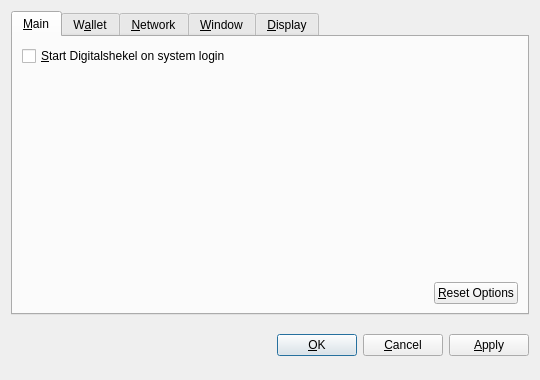
<?xml version="1.0" encoding="UTF-8"?>
<ui version="4.0">
 <class>OptionsDialog</class>
 <widget class="QDialog" name="OptionsDialog">
  <property name="geometry">
   <rect>
    <x>0</x>
    <y>0</y>
    <width>540</width>
    <height>380</height>
   </rect>
  </property>
  <property name="windowTitle">
   <string>Options</string>
  </property>
  <property name="modal">
   <bool>true</bool>
  </property>
  <layout class="QVBoxLayout" name="verticalLayout">
   <item>
    <widget class="QTabWidget" name="tabWidget">
     <property name="tabPosition">
      <enum>QTabWidget::North</enum>
     </property>
     <property name="currentIndex">
      <number>0</number>
     </property>
     <widget class="QWidget" name="tabMain">
      <attribute name="title">
       <string>&amp;Main</string>
      </attribute>
      <layout class="QVBoxLayout" name="verticalLayout_Main">
       <item>
        <widget class="QCheckBox" name="bitcoinAtStartup">
         <property name="toolTip">
          <string>Automatically start Digitalshekel after logging in to the system.</string>
         </property>
         <property name="text">
          <string>&amp;Start Digitalshekel on system login</string>
         </property>
        </widget>
       </item>
       <item>
        <spacer name="verticalSpacer_Main">
         <property name="orientation">
          <enum>Qt::Vertical</enum>
         </property>
         <property name="sizeHint" stdset="0">
          <size>
           <width>20</width>
           <height>40</height>
          </size>
         </property>
        </spacer>
       </item>
       <item>
        <layout class="QHBoxLayout" name="horizontalLayout_2_Main">
         <item>
          <spacer name="horizontalSpacer_2_Main">
           <property name="orientation">
            <enum>Qt::Horizontal</enum>
           </property>
           <property name="sizeHint" stdset="0">
            <size>
             <width>40</width>
             <height>20</height>
            </size>
           </property>
          </spacer>
         </item>
         <item>
          <widget class="QPushButton" name="resetButton">
           <property name="toolTip">
            <string>Reset all client options to default.</string>
           </property>
           <property name="text">
            <string>&amp;Reset Options</string>
           </property>
           <property name="autoDefault">
            <bool>false</bool>
           </property>
          </widget>
         </item>
        </layout>
       </item>
      </layout>
     </widget>
     <widget class="QWidget" name="tabWallet">
      <attribute name="title">
       <string>W&amp;allet</string>
      </attribute>
      <layout class="QVBoxLayout" name="verticalLayout_Network">
       <item>
        <widget class="QLabel" name="transactionFeeInfoLabel">
         <property name="text">
          <string>Optional transaction fee per kB that helps make sure your transactions are processed quickly. Most transactions are 1 kB.</string>
         </property>
         <property name="textFormat">
          <enum>Qt::PlainText</enum>
         </property>
         <property name="wordWrap">
          <bool>true</bool>
         </property>
        </widget>
       </item>
       <item>
        <layout class="QHBoxLayout" name="horizontalLayout_1_Main">
         <item>
          <widget class="QLabel" name="transactionFeeLabel">
           <property name="text">
            <string>Pay transaction &amp;fee</string>
           </property>
           <property name="textFormat">
            <enum>Qt::PlainText</enum>
           </property>
           <property name="buddy">
            <cstring>transactionFee</cstring>
           </property>
          </widget>
         </item>
         <item>
          <widget class="BitcoinAmountField" name="transactionFee"/>
         </item>
         <item>
          <spacer name="horizontalSpacer_1_Main">
           <property name="orientation">
            <enum>Qt::Horizontal</enum>
           </property>
           <property name="sizeHint" stdset="0">
            <size>
             <width>40</width>
             <height>20</height>
            </size>
           </property>
          </spacer>
         </item>
        </layout>
       </item>
       <item>
        <widget class="QLabel" name="label">
         <property name="text">
          <string>If you disable the spending of unconfirmed change, the change from a transaction cannot be used until that transaction has at least one confirmation. This also affects how your balance is computed.</string>
         </property>
         <property name="wordWrap">
          <bool>true</bool>
         </property>
        </widget>
       </item>
       <item>
        <widget class="QCheckBox" name="spendZeroConfChange">
         <property name="text">
          <string>Spend unconfirmed change  (experts only)</string>
         </property>
        </widget>
       </item>
       <item>
        <spacer name="verticalSpacer">
         <property name="orientation">
          <enum>Qt::Vertical</enum>
         </property>
         <property name="sizeHint" stdset="0">
          <size>
           <width>20</width>
           <height>40</height>
          </size>
         </property>
        </spacer>
       </item>
      </layout>
     </widget>
     <widget class="QWidget" name="tabNetwork">
      <attribute name="title">
       <string>&amp;Network</string>
      </attribute>
      <layout class="QVBoxLayout" name="verticalLayout_Network">
       <item>
        <widget class="QCheckBox" name="mapPortUpnp">
         <property name="toolTip">
          <string>Automatically open the Digitalshekel client port on the router. This only works when your router supports UPnP and it is enabled.</string>
         </property>
         <property name="text">
          <string>Map port using &amp;UPnP</string>
         </property>
        </widget>
       </item>
       <item>
        <widget class="QCheckBox" name="connectSocks">
         <property name="toolTip">
          <string>Connect to the Digitalshekel network through a SOCKS proxy (e.g. when connecting through Tor).</string>
         </property>
         <property name="text">
          <string>&amp;Connect through SOCKS proxy:</string>
         </property>
        </widget>
       </item>
       <item>
        <layout class="QHBoxLayout" name="horizontalLayout_Network">
         <item>
          <widget class="QLabel" name="proxyIpLabel">
           <property name="text">
            <string>Proxy &amp;IP:</string>
           </property>
           <property name="textFormat">
            <enum>Qt::PlainText</enum>
           </property>
           <property name="buddy">
            <cstring>proxyIp</cstring>
           </property>
          </widget>
         </item>
         <item>
          <widget class="QValidatedLineEdit" name="proxyIp">
           <property name="maximumSize">
            <size>
             <width>140</width>
             <height>16777215</height>
            </size>
           </property>
           <property name="toolTip">
            <string>IP address of the proxy (e.g. 127.0.0.1)</string>
           </property>
          </widget>
         </item>
         <item>
          <widget class="QLabel" name="proxyPortLabel">
           <property name="text">
            <string>&amp;Port:</string>
           </property>
           <property name="textFormat">
            <enum>Qt::PlainText</enum>
           </property>
           <property name="buddy">
            <cstring>proxyPort</cstring>
           </property>
          </widget>
         </item>
         <item>
          <widget class="QLineEdit" name="proxyPort">
           <property name="maximumSize">
            <size>
             <width>55</width>
             <height>16777215</height>
            </size>
           </property>
           <property name="toolTip">
            <string>Port of the proxy (e.g. 9050)</string>
           </property>
          </widget>
         </item>
         <item>
          <widget class="QLabel" name="socksVersionLabel">
           <property name="text">
            <string>SOCKS &amp;Version:</string>
           </property>
           <property name="textFormat">
            <enum>Qt::PlainText</enum>
           </property>
           <property name="buddy">
            <cstring>socksVersion</cstring>
           </property>
          </widget>
         </item>
         <item>
          <widget class="QValueComboBox" name="socksVersion">
           <property name="toolTip">
            <string>SOCKS version of the proxy (e.g. 5)</string>
           </property>
          </widget>
         </item>
         <item>
          <spacer name="horizontalSpacer_Network">
           <property name="orientation">
            <enum>Qt::Horizontal</enum>
           </property>
           <property name="sizeHint" stdset="0">
            <size>
             <width>40</width>
             <height>20</height>
            </size>
           </property>
          </spacer>
         </item>
        </layout>
       </item>
       <item>
        <spacer name="verticalSpacer_Network">
         <property name="orientation">
          <enum>Qt::Vertical</enum>
         </property>
         <property name="sizeHint" stdset="0">
          <size>
           <width>20</width>
           <height>40</height>
          </size>
         </property>
        </spacer>
       </item>
      </layout>
     </widget>
     <widget class="QWidget" name="tabWindow">
      <attribute name="title">
       <string>&amp;Window</string>
      </attribute>
      <layout class="QVBoxLayout" name="verticalLayout_Window">
       <item>
        <widget class="QCheckBox" name="minimizeToTray">
         <property name="toolTip">
          <string>Show only a tray icon after minimizing the window.</string>
         </property>
         <property name="text">
          <string>&amp;Minimize to the tray instead of the taskbar</string>
         </property>
        </widget>
       </item>
       <item>
        <widget class="QCheckBox" name="minimizeOnClose">
         <property name="toolTip">
          <string>Minimize instead of exit the application when the window is closed. When this option is enabled, the application will be closed only after selecting Quit in the menu.</string>
         </property>
         <property name="text">
          <string>M&amp;inimize on close</string>
         </property>
        </widget>
       </item>
       <item>
        <spacer name="verticalSpacer_Window">
         <property name="orientation">
          <enum>Qt::Vertical</enum>
         </property>
         <property name="sizeHint" stdset="0">
          <size>
           <width>20</width>
           <height>40</height>
          </size>
         </property>
        </spacer>
       </item>
      </layout>
     </widget>
     <widget class="QWidget" name="tabDisplay">
      <attribute name="title">
       <string>&amp;Display</string>
      </attribute>
      <layout class="QVBoxLayout" name="verticalLayout_Display">
       <item>
        <layout class="QHBoxLayout" name="horizontalLayout_1_Display">
         <item>
          <widget class="QLabel" name="langLabel">
           <property name="text">
            <string>User Interface &amp;language:</string>
           </property>
           <property name="textFormat">
            <enum>Qt::PlainText</enum>
           </property>
           <property name="buddy">
            <cstring>lang</cstring>
           </property>
          </widget>
         </item>
         <item>
          <widget class="QValueComboBox" name="lang">
           <property name="toolTip">
            <string>The user interface language can be set here. This setting will take effect after restarting Digitalshekel.</string>
           </property>
          </widget>
         </item>
        </layout>
       </item>
       <item>
        <layout class="QHBoxLayout" name="horizontalLayout_2_Display">
         <item>
          <widget class="QLabel" name="unitLabel">
           <property name="text">
            <string>&amp;Unit to show amounts in:</string>
           </property>
           <property name="textFormat">
            <enum>Qt::PlainText</enum>
           </property>
           <property name="buddy">
            <cstring>unit</cstring>
           </property>
          </widget>
         </item>
         <item>
          <widget class="QValueComboBox" name="unit">
           <property name="toolTip">
            <string>Choose the default subdivision unit to show in the interface and when sending coins.</string>
           </property>
          </widget>
         </item>
        </layout>
       </item>
       <item>
        <widget class="QCheckBox" name="displayAddresses">
         <property name="toolTip">
          <string>Whether to show Digitalshekel addresses in the transaction list or not.</string>
         </property>
         <property name="text">
          <string>&amp;Display addresses in transaction list</string>
         </property>
        </widget>
       </item>
       <item>
        <widget class="QCheckBox" name="coinControlFeatures">
         <property name="toolTip">
          <string>Whether to show coin control features or not.</string>
         </property>
         <property name="text">
          <string>Display coin &amp;control features (experts only!)</string>
         </property>
        </widget>
       </item>
       <item>
        <spacer name="verticalSpacer_Display">
         <property name="orientation">
          <enum>Qt::Vertical</enum>
         </property>
         <property name="sizeHint" stdset="0">
          <size>
           <width>20</width>
           <height>40</height>
          </size>
         </property>
        </spacer>
       </item>
      </layout>
     </widget>
    </widget>
   </item>
   <item>
    <layout class="QHBoxLayout" name="horizontalLayout_Buttons">
     <item>
      <spacer name="horizontalSpacer_1">
       <property name="orientation">
        <enum>Qt::Horizontal</enum>
       </property>
       <property name="sizeHint" stdset="0">
        <size>
         <width>40</width>
         <height>48</height>
        </size>
       </property>
      </spacer>
     </item>
     <item>
      <widget class="QLabel" name="statusLabel">
       <property name="font">
        <font>
         <weight>75</weight>
         <bold>true</bold>
        </font>
       </property>
       <property name="text">
        <string/>
       </property>
       <property name="textFormat">
        <enum>Qt::PlainText</enum>
       </property>
       <property name="wordWrap">
        <bool>true</bool>
       </property>
      </widget>
     </item>
     <item>
      <spacer name="horizontalSpacer_2">
       <property name="orientation">
        <enum>Qt::Horizontal</enum>
       </property>
       <property name="sizeHint" stdset="0">
        <size>
         <width>40</width>
         <height>48</height>
        </size>
       </property>
      </spacer>
     </item>
     <item>
      <widget class="QPushButton" name="okButton">
       <property name="text">
        <string>&amp;OK</string>
       </property>
      </widget>
     </item>
     <item>
      <widget class="QPushButton" name="cancelButton">
       <property name="text">
        <string>&amp;Cancel</string>
       </property>
       <property name="autoDefault">
        <bool>false</bool>
       </property>
      </widget>
     </item>
     <item>
      <widget class="QPushButton" name="applyButton">
       <property name="text">
        <string>&amp;Apply</string>
       </property>
       <property name="autoDefault">
        <bool>false</bool>
       </property>
      </widget>
     </item>
    </layout>
   </item>
  </layout>
 </widget>
 <customwidgets>
  <customwidget>
   <class>BitcoinAmountField</class>
   <extends>QSpinBox</extends>
   <header>bitcoinamountfield.h</header>
  </customwidget>
  <customwidget>
   <class>QValueComboBox</class>
   <extends>QComboBox</extends>
   <header>qvaluecombobox.h</header>
  </customwidget>
  <customwidget>
   <class>QValidatedLineEdit</class>
   <extends>QLineEdit</extends>
   <header>qvalidatedlineedit.h</header>
  </customwidget>
 </customwidgets>
 <resources/>
 <connections/>
</ui>
